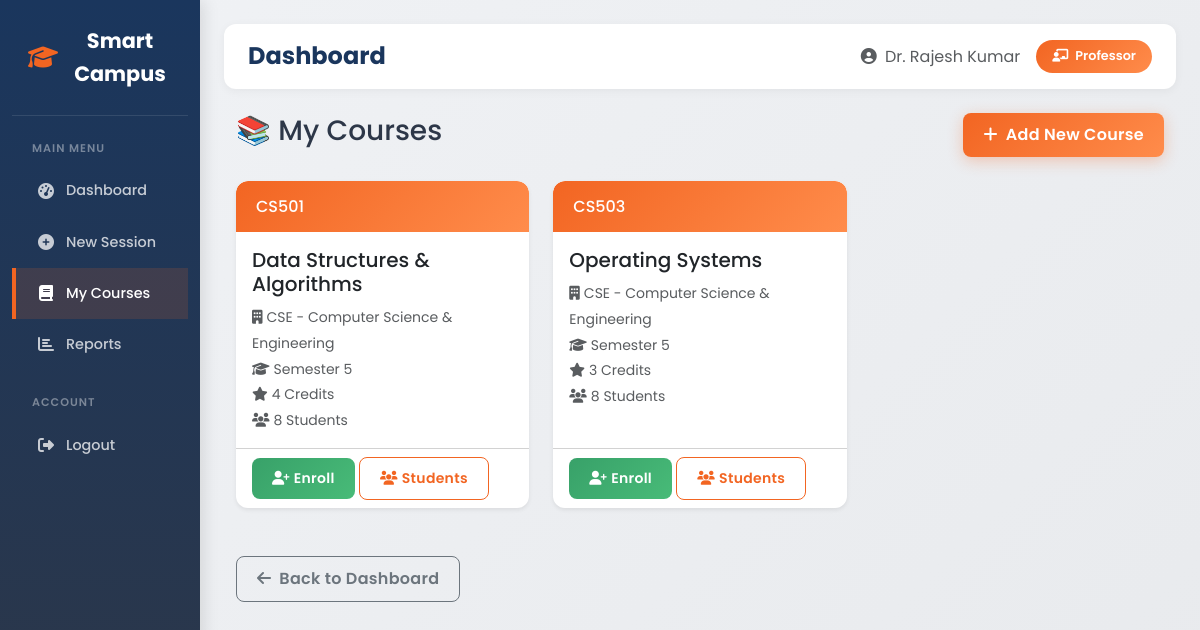
The app's page /attendance/courses/ (signed in) with its own data.
### attendance/models.py (models this page shows, shortened)
class Faculty(models.Model):
    user = models.OneToOneField(User, on_delete=models.CASCADE, related_name='faculty_profile')
    employee_id = models.CharField(max_length=20, unique=True)
    department = models.ForeignKey(Department, on_delete=models.SET_NULL, null=True, related_name='faculty_members')
    phone = models.CharField(max_length=15, blank=True)
    designation = models.CharField(max_length=50, default='Assistant Professor')
    profile_image = models.ImageField(upload_to='faculty_images/', blank=True, null=True)
    is_active = models.BooleanField(default=True)
    created_at = models.DateTimeField(auto_now_add=True)
    updated_at = models.DateTimeField(auto_now=True)
    class Meta:
        verbose_name_plural = 'Faculty'
        ordering = ['employee_id']

class Course(models.Model):
    code = models.CharField(max_length=20, unique=True)
    name = models.CharField(max_length=100)
    department = models.ForeignKey(Department, on_delete=models.CASCADE, related_name='courses')
    faculty = models.ForeignKey(Faculty, on_delete=models.SET_NULL, null=True, related_name='courses')
    semester = models.IntegerField(default=1)
    credits = models.IntegerField(default=3)
    students = models.ManyToManyField(Student, related_name='courses', blank=True)
    is_active = models.BooleanField(default=True)
    created_at = models.DateTimeField(auto_now_add=True)
    class Meta:
        ordering = ['code']

class Department(models.Model):
    name = models.CharField(max_length=100)
    code = models.CharField(max_length=10, unique=True)
    created_at = models.DateTimeField(auto_now_add=True)
    def __str__(self):
        return f"{self.code} - {self.name}"
    class Meta:
        ordering = ['name']

### attendance/views.py (the view)
# urls.py: path('courses/', views.manage_courses, name='manage_courses'),
@login_required
def manage_courses(request):
    if not hasattr(request.user, 'faculty_profile'):
        if hasattr(request.user, 'student_profile'):
            return redirect('attendance:student_dashboard')
        logout(request)
        messages.error(request, 'Access denied. Faculty account required.')
        return redirect('attendance:login')
    faculty = request.user.faculty_profile
    courses = Course.objects.filter(faculty=faculty).order_by('-is_active', 'code')
    return render(request, 'attendance/manage_courses.html', {'courses': courses})

### attendance/templates/attendance/manage_courses.html (shortened to what this page needs)
{% extends 'attendance/base.html' %}
{% block content %}
<div class="container mt-4">
    <div class="d-flex justify-content-between align-items-center mb-4">
        <h3>📚 My Courses</h3>
        <a href="{% url 'attendance:create_course' %}" class="btn btn-primary">
            <i class="fas fa-plus me-2"></i>Add New Course
        </a>
    </div>
    {% if courses %}
    <div class="row">
        {% for course in courses %}
        <div class="col-md-6 col-lg-4 mb-4">
            <div class="card h-100 shadow-sm {% if not course.is_active %}border-secondary{% endif %}">
                <div class="card-header {% if course.is_active %}bg-primary text-white{% else %}bg-secondary text-white{% endif %}">
                    <h6 class="mb-0">{{ course.code }}</h6>
                </div>
                <div class="card-body">
                    <h5 class="card-title">{{ course.name }}</h5>
                    <p class="card-text">
                        <small class="text-muted">
                            <i class="fas fa-building me-1"></i>{{ course.department }}<br>
                            <i class="fas fa-graduation-cap me-1"></i>Semester {{ course.semester }}<br>
                            <i class="fas fa-star me-1"></i>{{ course.credits }} Credits<br>
                            <i class="fas fa-users me-1"></i>{{ course.students.count }} Students
                        </small>
                    </p>
                </div>
                <div class="card-footer bg-transparent">
                    <a href="{% url 'attendance:enroll_students' course.id %}" class="btn btn-sm btn-success">
                        <i class="fas fa-user-plus me-1"></i>Enroll
                    </a>
                    <a href="{% url 'attendance:course_students' course.id %}" class="btn btn-sm btn-outline-primary">
                        <i class="fas fa-users me-1"></i>Students
                    </a>
                </div>
            </div>
        </div>
        {% endfor %}
    </div>
    {% else %}
    <div class="alert alert-info">
        <h5><i class="fas fa-info-circle me-2"></i>No Courses Yet</h5>
        <p class="mb-0">You haven't created any courses yet. Click the "Add New Course" button to create your first course.</p>
    </div>
    {% endif %}
    <div class="mt-4">
        <a href="{% url 'attendance:dashboard' %}" class="btn btn-outline-secondary">
            <i class="fas fa-arrow-left me-2"></i>Back to Dashboard
        </a>
    </div>
</div>
{% endblock %}

### attendance/templates/attendance/base.html (shortened to what this page needs)
<!DOCTYPE html>
<html lang="en">
<head>
    <link href="https://cdn.jsdelivr.net/npm/bootstrap@5.3.0/dist/css/bootstrap.min.css" rel="stylesheet">
    <link href="https://cdnjs.cloudflare.com/ajax/libs/font-awesome/6.4.0/css/all.min.css" rel="stylesheet">
    <link href="/static/css/style.css" rel="stylesheet">
</head>
<body>
    <div class="container-fluid">
        <div class="row">
            {% if user.is_authenticated %}
            <nav class="col-md-3 col-lg-2 d-md-block sidebar collapse py-0">
                <div class="text-center">
                    <a href="{% url 'attendance:home' %}" class="brand-text">
                        <i class="fas fa-graduation-cap"></i> Smart Campus
                    </a>
                </div>
                <div class="nav-section-title">Main Menu</div>
                <ul class="nav flex-column">
                    {% if user.faculty_profile %}
                    <li class="nav-item">
                        <a class="nav-link {% if request.resolver_match.url_name == 'dashboard' %}active{% endif %}" href="{% url 'attendance:dashboard' %}">
                            <i class="fas fa-tachometer-alt"></i> Dashboard
                        </a>
                    </li>
                    <li class="nav-item">
                        <a class="nav-link {% if request.resolver_match.url_name == 'create_session' %}active{% endif %}" href="{% url 'attendance:create_session' %}">
                            <i class="fas fa-plus-circle"></i> New Session
                        </a>
                    </li>
                    <li class="nav-item">
                        <a class="nav-link {% if request.resolver_match.url_name == 'manage_courses' or request.resolver_match.url_name == 'create_course' %}active{% endif %}" href="{% url 'attendance:manage_courses' %}">
                            <i class="fas fa-book"></i> My Courses
                        </a>
                    </li>
                    <li class="nav-item">
                        <a class="nav-link {% if request.resolver_match.url_name == 'reports' %}active{% endif %}" href="{% url 'attendance:reports' %}">
                            <i class="fas fa-chart-bar"></i> Reports
                        </a>
                    </li>
                    {% endif %}
                </ul>
                <div class="nav-section-title">Account</div>
                <ul class="nav flex-column">
                    <li class="nav-item">
                        <a class="nav-link" href="{% url 'attendance:logout' %}">
                            <i class="fas fa-sign-out-alt"></i> Logout
                        </a>
                    </li>
                </ul>
            </nav>
            {% endif %}
            <main class="{% if user.is_authenticated %}col-md-9 ms-sm-auto col-lg-10{% else %}col-12{% endif %} px-md-4 py-4">
                {% if user.is_authenticated %}
                <div class="page-header">
                    <h1 class="page-title">{% block page_title %}Dashboard{% endblock %}</h1>
                    <div class="user-info">
                        <span class="text-muted">
                            <i class="fas fa-user-circle me-1"></i> {{ user.get_full_name|default:user.username }}
                        </span>
                        {% if user.faculty_profile %}
                        <span class="user-badge">
                            <i class="fas fa-chalkboard-teacher me-1"></i> {{ user.faculty_profile.designation }}
                        </span>
                        {% elif user.student_profile %}
                        <span class="user-badge">
                            <i class="fas fa-user-graduate me-1"></i> Student
                        </span>
                        {% endif %}
                    </div>
                </div>
                {% endif %}
                {% block content %}{% endblock %}
            </main>
        </div>
    </div>
</body>
</html>

### static/css/style.css (style rules this page uses)
:root { --primary-color: #f26522; --primary-dark: #d85a1b; --primary-light: #ff8c4b; --secondary-color: #1a365d; --accent-color: #2d3748; --success-color: #38a169; --danger-color: #e53e3e; --warning-color: #ecc94b; --info-color: #3182ce; --light-color: #f7fafc; --dark-color: #2d3748; --gradient-primary: linear-gradient(135deg, #f26522 0%, #ff8c4b 100%); --gradient-secondary: linear-gradient(135deg, #1a365d 0%, #2d3748 100%); --shadow-sm: 0 1px 3px rgba(0, 0, 0, 0.12); --shadow-md: 0 4px 6px rgba(0, 0, 0, 0.1); --shadow-lg: 0 10px 25px rgba(0, 0, 0, 0.15); --shadow-orange: 0 4px 15px rgba(242, 101, 34, 0.3); }
* { margin: 0; padding: 0; box-sizing: border-box; }
body { background-color: #f0f2f5; font-family: 'Poppins', -apple-system, BlinkMacSystemFont, 'Segoe UI', Roboto, sans-serif; color: var(--dark-color); line-height: 1.6; }
.sidebar { min-height: 100vh; background: var(--gradient-secondary); box-shadow: var(--shadow-lg); }
.sidebar .brand-text { color: white; font-size: 1.3rem; font-weight: 700; text-decoration: none; display: flex; align-items: center; justify-content: center; padding: 1.5rem 1rem; border-bottom: 1px solid rgba(255, 255, 255, 0.1); }
.sidebar .brand-text i { color: var(--primary-color); margin-right: 10px; font-size: 1.5rem; }
.sidebar .nav-link { color: rgba(255, 255, 255, 0.7); padding: 0.875rem 1.5rem; border-radius: 0; margin: 0; transition: all 0.3s ease; border-left: 4px solid transparent; display: flex; align-items: center; font-weight: 500; font-size: 0.9rem; }
.sidebar .nav-link.active { color: #fff; background-color: rgba(242, 101, 34, 0.2); border-left-color: var(--primary-color); }
.sidebar .nav-link i { margin-right: 12px; width: 20px; text-align: center; font-size: 1rem; }
.card { border: none; border-radius: 12px; box-shadow: var(--shadow-md); transition: transform 0.3s ease, box-shadow 0.3s ease; background: white; overflow: hidden; }
.card-header { background: linear-gradient(135deg, var(--primary-color) 0%, var(--primary-light) 100%); border-bottom: none; font-weight: 600; color: white; padding: 1rem 1.25rem; }
.card-header.bg-primary { background: var(--gradient-primary) !important; }
.card-header h5, .card-header h6 { color: white; margin: 0; }
.btn { border-radius: 8px; font-weight: 600; padding: 0.625rem 1.25rem; transition: all 0.3s ease; text-transform: none; letter-spacing: 0.3px; }
.btn-primary { background: var(--gradient-primary); border: none; box-shadow: var(--shadow-orange); }
.btn-outline-primary { color: var(--primary-color); border-color: var(--primary-color); }
.btn-success { background: linear-gradient(135deg, #38a169 0%, #48bb78 100%); border: none; }
.user-badge { background: var(--gradient-primary); color: white; padding: 0.375rem 0.75rem; border-radius: 25px; font-size: 0.8rem; font-weight: 600; }
.fade-in { animation: fadeIn 0.5s ease; }
.bg-primary { background: var(--gradient-primary) !important; }

### records on screen
Course: code "CS501", name "Data Structures & Algorithms", department "CSE - Computer Science & Engineering", semester "5", credits "4", students.count "8"
Course: code "CS503", name "Operating Systems", department "CSE - Computer Science & Engineering", semester "5", credits "3", students.count "8"

### other values on screen
{{ user.get_full_name|default:user.username }} "Dr. Rajesh Kumar"
{{ user.faculty_profile.designation }} "Professor"
